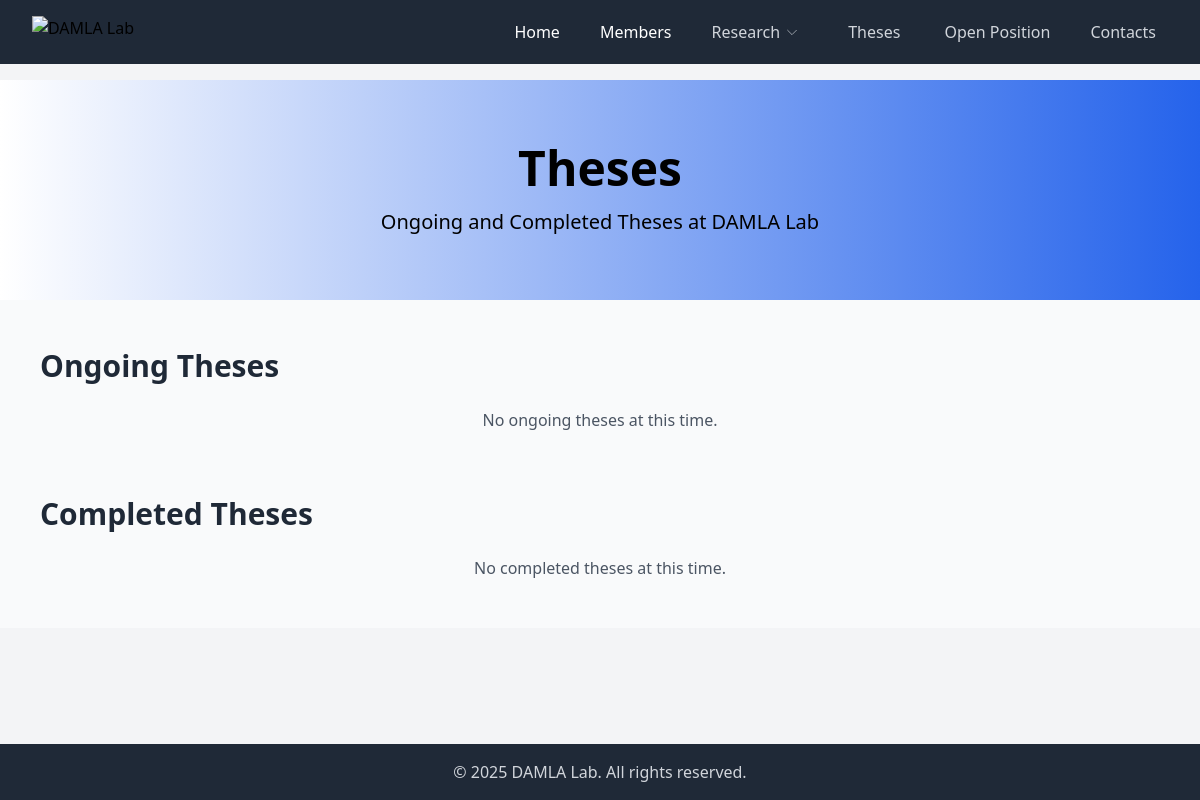
/theses/, run on an earlier commit of the app's database.
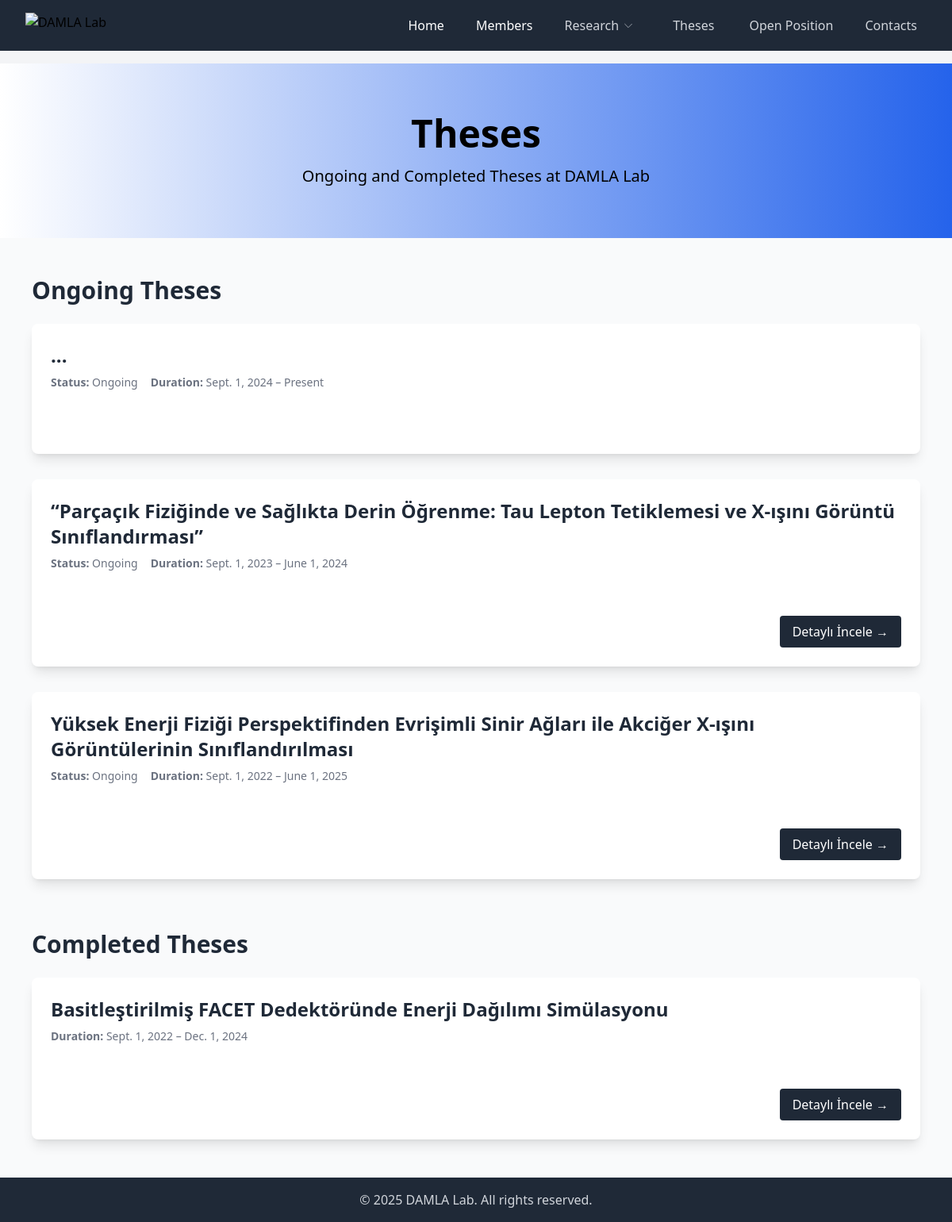
And on a later commit of the database.
### sayfalar/models.py (models this page shows, shortened)
class Thesis(models.Model):
    STATUS_ONGOING  = 'ongoing'
    STATUS_COMPLETE = 'completed'
    STATUS_CHOICES  = [
        (STATUS_ONGOING,  'Ongoing'),
        (STATUS_COMPLETE, 'Completed'),
    ]
    title        = models.CharField(max_length=200)
    slug         = models.SlugField(max_length=220, unique=True, blank=True)
    status       = models.CharField(
        max_length=10,
        choices=STATUS_CHOICES,
        default=STATUS_ONGOING
    )
    start_date   = models.DateField()
    end_date     = models.DateField(null=True, blank=True)
    image        = models.ImageField(
        upload_to='theses/',
        null=True,
        blank=True
    )
    abstract     = models.TextField(
        blank=True,
        help_text="A brief summary of the thesis."
    )
    pdf          = models.FileField(
        upload_to='theses/papers/',
        blank=True,
        help_text="Optional PDF of the full thesis."
    )
    link         = models.URLField(blank=True, null=True)
    is_published = models.BooleanField(default=True)
    participants = models.ManyToManyField(
        Person,
        through='ThesisParticipation',
        related_name='theses'
    )
    class Meta:
        ordering = ['-start_date']

### sayfalar/views.py (the view)
# urls.py: path('theses/',                  views.theses,         name='theses'),
def theses(request):
    ongoing = Thesis.objects.filter(
        is_published=True, status=Thesis.STATUS_ONGOING
    ).order_by('-start_date').prefetch_related('thesisparticipation_set__person')
    completed = Thesis.objects.filter(
        is_published=True, status=Thesis.STATUS_COMPLETE
    ).order_by('-end_date').prefetch_related('thesisparticipation_set__person')
    for qs in (ongoing, completed):
        for thesis in qs:
            parts = thesis.thesisparticipation_set.all()
            thesis.students = [p.person.name for p in parts if p.role == Person.ROLE_STUDENT]
            thesis.supervisors = [p.person.name for p in parts if p.role == Person.ROLE_SUPERVISOR]
            thesis.pis = [p.person.name for p in parts if p.role == Person.ROLE_PI]
            if not thesis.slug:
                thesis.slug = slugify(thesis.title)
    return render(request, 'theses.html', {
        'ongoing_theses': ongoing,
        'completed_theses': completed,
    })

### templates/theses.html (shortened to what this page needs)
{% extends 'partials/_base.html' %}
{% load static %}
{% block content %}
<header class="bg-gradient-to-r from-white to-blue-600 text-black py-16 text-center">
  <div class="max-w-4xl mx-auto px-4">
    <h1 class="text-5xl font-bold mb-4">Theses</h1>
    <p class="text-xl">Ongoing and Completed Theses at DAMLA Lab</p>
  </div>
</header>
<section class="py-12 bg-gray-50">
  <div class="max-w-6xl mx-auto px-4 space-y-16">
    <div>
      <h2 class="text-3xl font-bold text-gray-800 mb-6">Ongoing Theses</h2>
      <div class="space-y-8">
        {% for thesis in ongoing_theses %}
        <article class="group bg-white rounded-lg overflow-hidden shadow-lg hover:shadow-2xl transition-shadow duration-300 transform hover:-translate-y-1 flex flex-col md:flex-row">
          <div class="w-full p-6 flex flex-col justify-between">
            <header>
              <h3 class="text-2xl font-semibold text-gray-800 mb-2 group-hover:text-blue-600 transition-colors">
                {{ thesis.title }}
              </h3>
              <div class="flex flex-wrap text-sm text-gray-500 mb-4 space-x-4">
                <span><strong>Status:</strong> {{ thesis.get_status_display }}</span>
                <span><strong>Duration:</strong>
                  {{ thesis.start_date }} &ndash; {% if thesis.end_date %}{{ thesis.end_date }}{% else %}Present{% endif %}
                </span>
              </div>
            </header>
            <footer class="mt-auto flex flex-wrap gap-3">
              {% if thesis.slug %}
              <a href="{% url 'thesis_detail' thesis.slug %}"
                 class="ml-auto flex items-center bg-gray-800 text-white px-4 py-2 rounded hover:bg-gray-900 transition">
                Detaylı İncele →
              </a>
              {% endif %}
            </footer>
          </div>
        </article>
        {% empty %}
        <p class="text-center text-gray-600">No ongoing theses at this time.</p>
        {% endfor %}
      </div>
    </div>
    <div>
      <h2 class="text-3xl font-bold text-gray-800 mb-6">Completed Theses</h2>
      <div class="space-y-8">
        {% for thesis in completed_theses %}
        <article class="group bg-white rounded-lg overflow-hidden shadow-lg hover:shadow-2xl transition-shadow duration-300 transform hover:-translate-y-1 flex flex-col md:flex-row">
          <div class="w-full p-6 flex flex-col justify-between">
            <header>
              <h3 class="text-2xl font-semibold text-gray-800 mb-2 group-hover:text-blue-600 transition-colors">
                {{ thesis.title }}
              </h3>
              <div class="flex flex-wrap text-sm text-gray-500 mb-4 space-x-4">
                <span><strong>Duration:</strong> {{ thesis.start_date }} – {{ thesis.end_date }}</span>
              </div>
            </header>
            <footer class="mt-auto flex flex-wrap gap-3">
              {% if thesis.slug %}
              <a href="{% url 'thesis_detail' thesis.slug %}" class="ml-auto bg-gray-800 text-white px-4 py-2 rounded hover:bg-gray-900 transition">
                Detaylı İncele →
              </a>
              {% endif %}
            </footer>
          </div>
        </article>
        {% empty %}
        <p class="text-center text-gray-600">No completed theses at this time.</p>
        {% endfor %}
      </div>
    </div>
  </div>
</section>
{% endblock %}

### templates/partials/_base.html (shortened to what this page needs)
{% load static %}
<!DOCTYPE html>
<html lang="en">
<head>
  <script src="https://cdn.tailwindcss.com"></script>
</head>
<body class="bg-gray-100 flex flex-col min-h-screen">
  <nav class="bg-gray-800 fixed top-0 left-0 right-0 z-50">
    <div class="max-w-7xl mx-auto px-4 sm:px-6 lg:px-8 flex items-center h-16">
      <a href="{% url 'home' %}" class="flex-shrink-0">
        <img class="h-8" src="{% static 'images/logo.png' %}" alt="DAMLA Lab">
      </a>
      <div class="ml-auto hidden md:flex space-x-4">
        <a href="{% url 'home' %}" class="text-white px-3 py-2 rounded hover:bg-gray-700">Home</a>
        <a href="{% url 'members' %}" class="text-white px-3 py-2 rounded hover:bg-gray-700">Members</a>
        <div class="relative group">
          <button class="text-gray-300 px-3 py-2 rounded hover:bg-gray-700 inline-flex items-center">
            Research <svg class="ml-1 h-4" fill="none" viewBox="0 0 24 24" stroke="currentColor"><path d="M19 9l-7 7-7-7"/></svg>
          </button>
        </div>
        <a href="{% url 'theses' %}" class="block px-4 py-2 text-gray-300 hover:bg-gray-700">Theses</a>
        <a href="{% url 'positions' %}" class="text-gray-300 px-3 py-2 rounded hover:bg-gray-700">Open Position</a>
        <a href="{% url 'contact' %}" class="text-gray-300 px-3 py-2 rounded hover:bg-gray-700">Contacts</a>
      </div>
    </div>
  </nav>
  <main class="pt-20 flex-grow">
    {% block content %}{% endblock %}
  </main>
  <footer class="bg-gray-800 text-gray-300 py-4">
    <div class="max-w-7xl mx-auto px-4 text-center">
      &copy; 2025 DAMLA Lab. All rights reserved.
    </div>
  </footer>
</body>
</html>

What changed in the data, as far as the page shows it:
added Thesis: title "...", status "Ongoing", start_date "Sept. 1, 2024", shows "Present", shown under "Ongoing Theses"
added Thesis: title "“Parçaçık Fiziğinde ve Sağlıkta Derin Öğrenme: Tau Lepton Tetiklemesi ve X-ışını Görüntü Sınıflandırması”", status "Ongoing", start_date "Sept. 1, 2023", end_date "June 1, 2024", slug "Detaylı İncele →", shown under "Ongoing Theses"
added Thesis: title "Yüksek Enerji Fiziği Perspektifinden Evrişimli Sinir Ağları ile Akciğer X-ışını Görüntülerinin Sınıflandırılması", status "Ongoing", start_date "Sept. 1, 2022", end_date "June 1, 2025", slug "Detaylı İncele →", shown under "Ongoing Theses"
added Thesis: title "Basitleştirilmiş FACET Dedektöründe Enerji Dağılımı Simülasyonu", start_date "Sept. 1, 2022", end_date "Dec. 1, 2024", slug "Detaylı İncele →", shown under "Completed Theses"
Also different on the page:
text no longer shown: "No ongoing theses at this time. No completed theses at this time."
